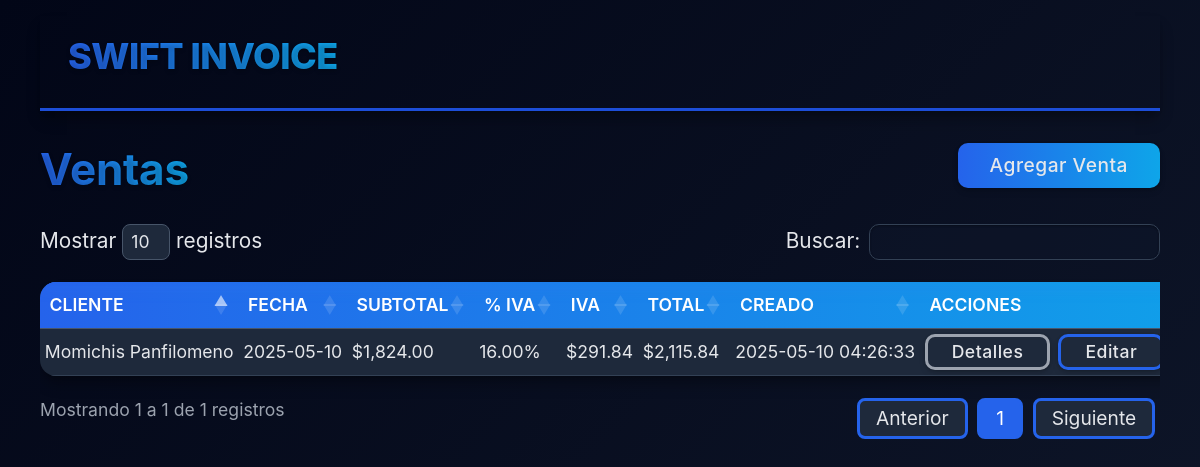
The page /modules/sales/index.php (signed in) on the database its author committed.
### tables this page shows
CREATE TABLE `sales` (
  `id` int(11) NOT NULL,
  `client_id` int(11) NOT NULL,
  `sale_date` date NOT NULL,
  `subtotal` decimal(10,2) NOT NULL,
  `tax_percentage` decimal(5,2) NOT NULL,
  `tax_amount` decimal(10,2) NOT NULL,
  `total` decimal(10,2) NOT NULL,
  `created_at` timestamp NOT NULL DEFAULT current_timestamp()
);

CREATE TABLE `clients` (
  `id` int(11) NOT NULL,
  `first_name` varchar(50) NOT NULL,
  `last_name` varchar(50) NOT NULL,
  `mother_last_name` varchar(50) DEFAULT NULL,
  `phone` varchar(20) DEFAULT NULL,
  `email` varchar(100) DEFAULT NULL,
  `rfc` varchar(13) DEFAULT NULL,
  `address` text DEFAULT NULL,
  `created_at` timestamp NOT NULL DEFAULT current_timestamp()
);

### modules/sales/index.php (the view, shortened to what this page needs)
<?php
require_once '../../includes/header.php';
$db = new Database();
$conn = $db->connect();
$stmt = $conn->query("SELECT sales.*, clients.first_name, clients.last_name
                      FROM sales
                      INNER JOIN clients ON sales.client_id = clients.id
                      ORDER BY sale_date DESC");
$sales = $stmt->fetchAll(PDO::FETCH_ASSOC);
?>
<!DOCTYPE html>
<html lang="es">
<head>
    <link href="https://cdn.jsdelivr.net/npm/bootstrap@5.3.0/dist/css/bootstrap.min.css" rel="stylesheet">
    <link rel="stylesheet" href="/swift_invoice/assets/css/tableClients.css">
    <link rel="stylesheet" href="https://cdn.datatables.net/1.13.6/css/dataTables.bootstrap5.min.css">
</head>
<body>
    <nav class="navbar navbar-expand navbar-custom py-2 sticky-top">
        <div class="container-fluid">
            <a class="navbar-brand navbar-brand-custom ms-3" href="/swift_invoice">
            </a>
        </div>
    </nav>
    <div class="card-header d-flex justify-content-between align-items-center">
        <h2 class="card-title">Ventas</h2>
        <a href="create.php" class="btnAgregar">Agregar Venta</a>
    </div>
    <main>
        <?php if (empty($sales)): ?>
    <p>No hay ventas registradas.</p>
<?php else: ?>
    <div class="table-responsive">
        <table id="ventasTable" class="styled-table display nowrap">
            <thead>
                <tr>
                    <th>Cliente</th>
                    <th>Fecha</th>
                    <th>Subtotal</th>
                    <th>% IVA</th>
                    <th>IVA</th>
                    <th>Total</th>
                    <th>Creado</th>
                    <th>Acciones</th>
                </tr>
            </thead>
            <tbody>
                <?php foreach ($sales as $sale): ?>
                    <tr>
                        <td><?php echo htmlspecialchars($sale['last_name'] . ' ' . $sale['first_name']); ?></td>
                        <td><?php echo htmlspecialchars($sale['sale_date']); ?></td>
                        <td>$<?php echo number_format($sale['subtotal'], 2); ?></td>
                        <td><?php echo $sale['tax_percentage']; ?>%</td>
                        <td>$<?php echo number_format($sale['tax_amount'], 2); ?></td>
                        <td>$<?php echo number_format($sale['total'], 2); ?></td>
                        <td><?php echo htmlspecialchars($sale['created_at']); ?></td>
                        <td>
                <div class="d-flex gap-2">
                    <a href="view.php?id=<?php echo $sale['id']; ?>" class="btnDetails">Detalles</a>
                    <a href="edit.php?id=<?php echo $sale['id']; ?>" class="btnEdit">Editar</a>
                </div>
            </td>
                    </tr>
                <?php endforeach; ?>
            </tbody>
        </table>
    </div>
<?php endif; ?>
    </main>
</body>
<?php
require_once '../../includes/footer.php';
?>

### assets/css/main.css (style rules this page uses)
:root { --primary: #2563eb; --primary-dark: #1d4ed8; --secondary: #0ea5e9; --text: #e5e7eb; --text-light: #9ca3af; --bg-dark: #0f172a; --card-bg: #1e293b; --border: #334155; --danger: #ef4444; --shadow: 0 10px 15px -3px rgba(0, 0, 0, 0.3), 0 4px 6px -4px rgba(0, 0, 0, 0.3); }
body { font-family: 'Segoe UI', Tahoma, Geneva, Verdana, sans-serif; margin: 0; padding: 0; background-color: var(--bg-dark); color: var(--text); }

### assets/css/dashboard.css (style rules this page uses)
:root { --primary: #2563eb; --primary-dark: #1d4ed8; --primary-light: rgba(37, 99, 235, 0.1); --secondary: #0ea5e9; --text: #e5e7eb; --text-light: #9ca3af; --text-lighter: #6b7280; --bg-dark: #0f172a; --bg-darker: #020617; --card-bg: #1e293b; --card-hover: #334155; --border-dark: #334155; --border-light: #475569; --danger: #ef4444; --success: #10b981; --warning: #f59e0b; --purple: #8b5cf6; --shadow: 0 10px 15px -3px rgba(0, 0, 0, 0.3), 0 4px 6px -4px rgba(0, 0, 0, 0.3); --shadow-hover: 0 20px 25px -5px rgba(0, 0, 0, 0.4), 0 10px 10px -5px rgba(0, 0, 0, 0.2); --glow: 0 0 15px rgba(59, 130, 246, 0.4); --transition-smooth: all 0.3s cubic-bezier(0.25, 0.8, 0.25, 1); --transition-bounce: all 0.4s cubic-bezier(0.175, 0.885, 0.32, 1.275); --radius-sm: 0.5rem; --radius-md: 1rem; --radius-lg: 1.5rem; --radius-xl: 2rem; }
.card-title { font-size: 1.5rem; color: var(--text); margin-bottom: 0.75rem; font-weight: 700; letter-spacing: -0.25px; position: relative; display: inline-block; }
.card-title::after { content: ''; position: absolute; bottom: -5px; left: 0; width: 40px; height: 2px; background: currentColor; transition: width 0.3s ease; }

### rows shown on the page
sales: client.first_name "Momichis Panfilomeno", sale_date "2025-05-10", subtotal "1,824.00", tax_percentage "16.00", tax_amount "291.84", total "2,115.84", created_at "2025-05-10 04:26:33"
